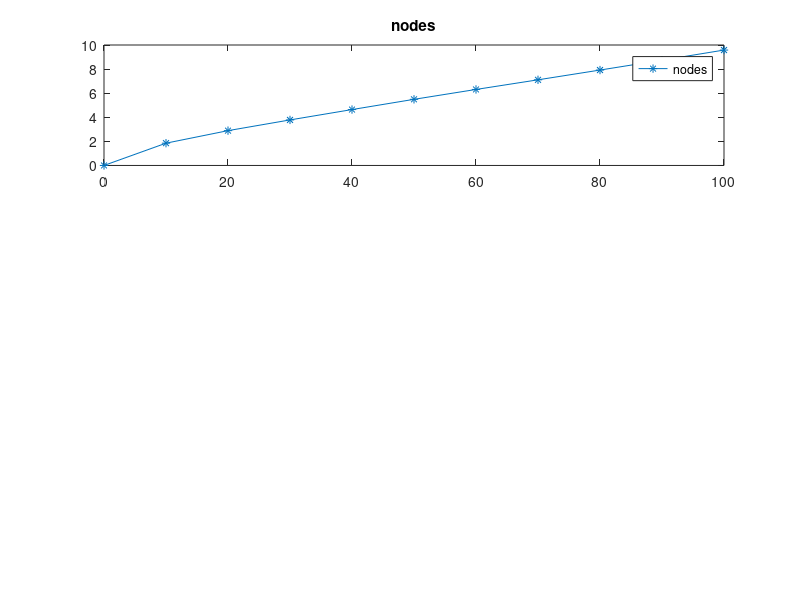

Here is the MATLAB script that generated this plot: (Note: this script raises an error after producing the figure.)
%% Exercici 7 | Lab 10
% Usain Bolt is still 2fast4u

%% Data
r = 0 : 10 : 100;
t = [0, 1.85, 2.89, 3.78, 4.64, 5.49, 6.31, 7.11, 7.92, 8.74, 9.58];
data = [r ; t]'

subplot(3, 1, 1), plot(r, t, '*-'), title('Time')





plot (r, t, '-*'), title('nodes')
legend('nodes', 'location', 'best')

%% Poly interpolador
n = length(x);
p = polyfit(x, y, n-1);
coef = p'
